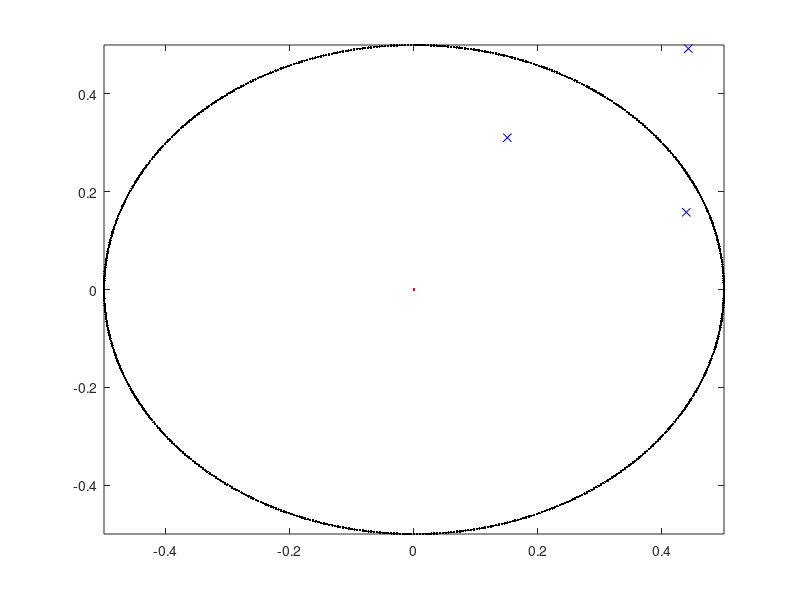

The MATLAB script that drew this image:
rand("seed",219) % böyle başlayalım ki, sizde de, burada da aynı/ % sayılar üretilsin.           
xy = rand([10,2])
t = linspace(0,360,1000);
xx = 0.5*cos(t);
yy = 0.5*sin(t);
plot(xy(:,1),xy(:,2),"xb",0,0,"r.",xx,yy,"k.")
axis([-0.5 0.5 -0.5 0.5])